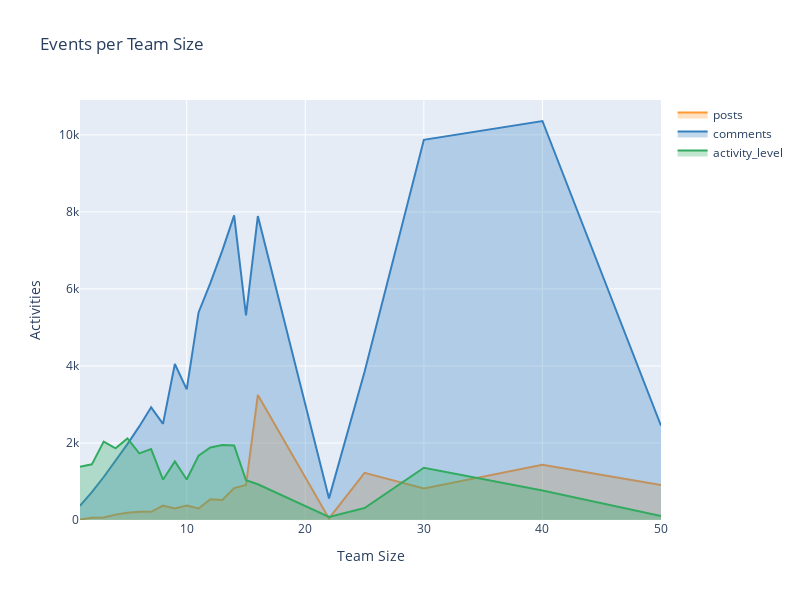

Source (notebook cell):
### Code cell
# Plot Events per Team Size
import plotly.offline as py
import plotly.graph_objs as go
import cufflinks as cf
from cufflinks import tools

layout = cf.Layout(
    height = 600,
    width = 800,
    yaxis = dict(
    title = 'Activities'),
    xaxis = dict(
    title = 'Team Size'),
    title = 'Events per Team Size'
)
fig = df7.groupby(['users'],as_index=True).median().loc[:,['posts','comments','activity_level']].\
    iplot(kind='scatter',
          fill=True,
          width=2,
          asFigure=True,
          layout = layout)
fig.show();

### Figure 1 — Plotly figure (JSON) as saved in the notebook; plotly's stock layout.template omitted (floating-point values rounded to 4 significant figures)
{"data": [{"fill": "tozeroy", "fillcolor": "rgba(255, 153, 51, 0.3)", "line": {"color": "rgba(255, 153, 51, 1.0)", "dash": "solid", "shape": "linear", "width": 2}, "mode": "lines", "name": "posts", "text": "", "type": "scatter", "x": [1, 2, 3, 4, 5, 6, 7, 8, 9, 10, 11, 12, 13, 14, 15, 16, 22, 25, 30, 40, 50], "y": [12, 58, 67.5, 140, 186, 217, 212, 372, 302, 376, 298, 541, 519, 828, 910, 3248, 40, 1224, 820, 1433, 911]}, {"fill": "tozeroy", "fillcolor": "rgba(55, 128, 191, 0.3)", "line": {"color": "rgba(55, 128, 191, 1.0)", "dash": "solid", "shape": "linear", "width": 2}, "mode": "lines", "name": "comments", "text": "", "type": "scatter", "x": [1, 2, 3, 4, 5, 6, 7, 8, 9, 10, 11, 12, 13, 14, 15, 16, 22, 25, 30, 40, 50], "y": [370, 722, 1116, 1540, 1970, 2430, 2926, 2496, 4050, 3390, 5390, 6156, 6994, 7910, 5310, 7891, 561, 3852, 9870, 10360, 2450]}, {"fill": "tozeroy", "fillcolor": "rgba(50, 171, 96, 0.3)", "line": {"color": "rgba(50, 171, 96, 1.0)", "dash": "solid", "shape": "linear", "width": 2}, "mode": "lines", "name": "activity_level", "text": "", "type": "scatter", "x": [1, 2, 3, 4, 5, 6, 7, 8, 9, 10, 11, 12, 13, 14, 15, 16, 22, 25, 30, 40, 50], "y": [1385.0, 1445.0, 2035.0, 1862.0, 2117.0, 1731.0, 1842.0, 1046.0, 1523.0, 1051.0, 1669.0, 1881.0, 1950.0, 1933.0, 1030.0, 928.3, 79.24, 310.4, 1358.0, 764.4, 102.5]}], "layout": {"height": 600, "title": {"text": "Events per Team Size"}, "width": 800, "xaxis": {"autorange": true, "range": [1, 50], "title": {"text": "Team Size"}, "type": "linear"}, "yaxis": {"autorange": true, "range": [0, 10910.0], "title": {"text": "Activities"}, "type": "linear"}}}
